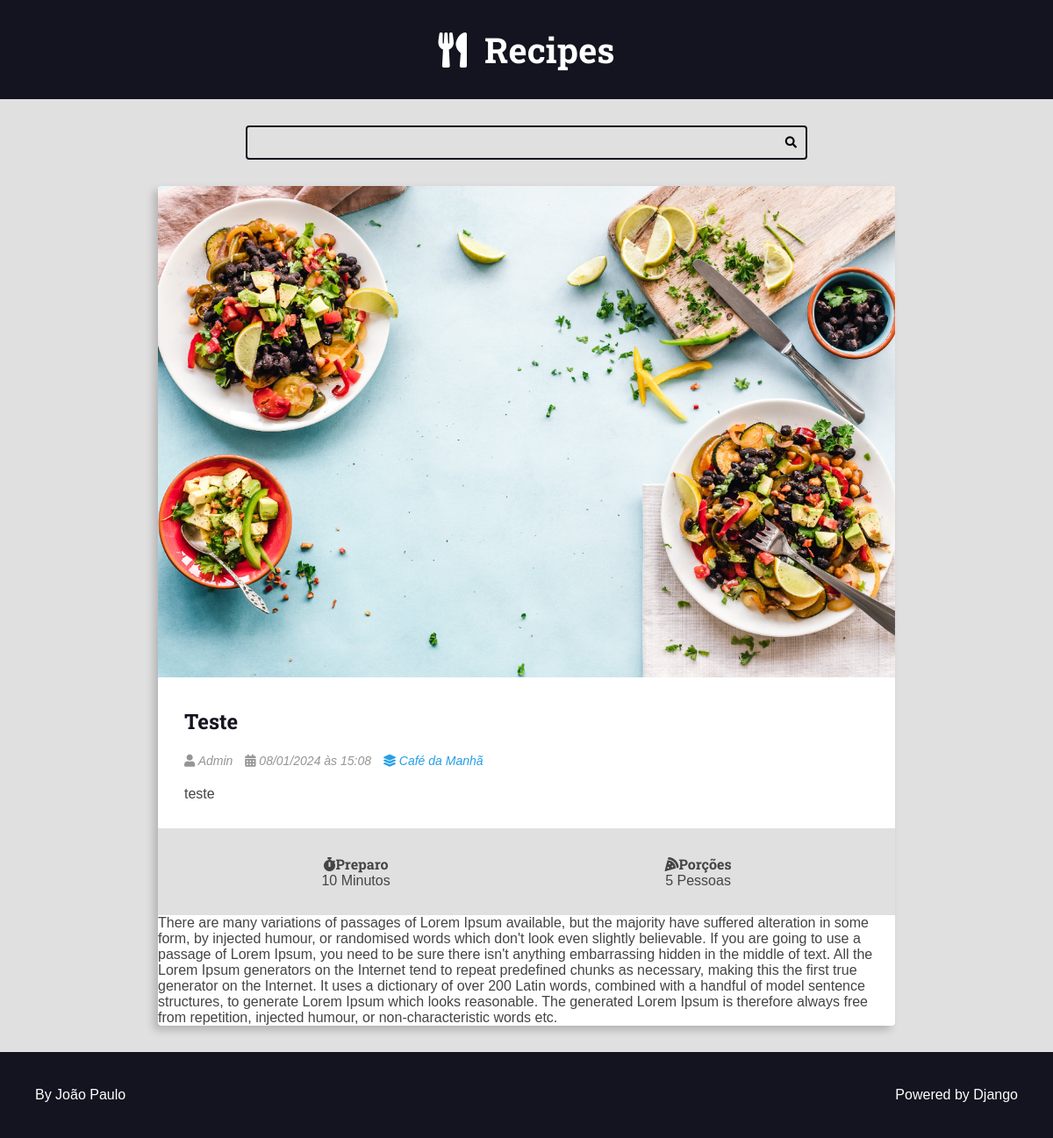
The page /recipes/1028/ on the database its author committed.
### recipes/models.py (models this page shows, shortened)
class Recipe(models.Model):
    title = models.CharField(max_length=65)
    description = models.CharField(max_length=165)
    slug = models.SlugField(unique=True)
    preparation_time = models.IntegerField()
    preparation_time_unit = models.CharField(max_length=65)
    servings = models.IntegerField()
    servings_unit = models.CharField(max_length=65)
    preparation_steps = models.TextField()
    preparation_steps_is_html = models.BooleanField(default=False)
    created_at = models.DateTimeField(auto_now_add=True)
    update_at = models.DateTimeField(auto_now=True)
    is_published = models.BooleanField(default=False)
    cover = models.ImageField(upload_to='recipes/covers/%Y/%m/%d', blank=True,default='')
    category = models.ForeignKey(Category, on_delete = models.SET_NULL, null=True, blank=True,default=None)
    author = models.ForeignKey(User, on_delete = models.SET_NULL, null=True)

class Category(models.Model):
    name = models.CharField(max_length = 65)

### recipes/views.py (the view)
# urls.py: path('recipes/<int:id>/',views.recipe, name="recipe"),
def recipe(request, id):
    recipe = get_object_or_404(Recipe, pk=id, is_published=True,)
    return render(request, 'recipes/pages/recipe-view.html', context={
        'recipe': recipe,
        'is_detail_page': True,
    })

### recipes/templates/recipes/pages/recipe-view.html (shortened to what this page needs)
{% extends 'global/base.html' %}
{% block content %}
<div class="main-content main-content-detail container">
    {% include 'recipes/partials/recipe.html' %}
</div>
{% endblock content %}

### recipes/templates/recipes/partials/recipe.html (shortened to what this page needs)
<div class="recipe recipe-list-item">
    {% if recipe.cover %}
        <div class="recipe-cover">
            <a href="{% url 'recipes:recipe' recipe.id %}">
                <img src="{{ recipe.cover.url }}" alt="Temporário">
            </a>
        </div>
    {% endif %}
    <div class="recipe-title-container">
        <h2 class="recipe-title">
            <a href="{% url 'recipes:recipe' recipe.id %}">
        {{ recipe.title }}
            </a>
        </h2>
    </div>
    <div class="recipe-author">
        {% if recipe.author is not None %}
            <span class="recipe-author-item">
                <i class="fas fa-user"></i>
                {% if recipe.author.first_name %}
                    {{ recipe.author.first_name }} {{ recipe.author.last_name }}
                {% else %}
                    {{ recipe.author.username }}
                {% endif %}
            </span>
        {% endif %}
        <span class="recipe-author-item">
            <i class="fas fa-calendar-alt"></i>
            {{ recipe.created_at|date:"d/m/Y" }} às {{ recipe.created_at|date:"H:i" }}
        </span>
        {% if recipe.category is not None %}
            <span class="recipe-author-item">
                <a href="{% url 'recipes:category' recipe.category.id %}">
                    <i class="fas fa-layer-group"></i>
                    <span>{{recipe.category.name}}</span>
                </a>
            </span>
        {% endif %}
    </div>
    <div class="recipe-content">
        <p>{{ recipe.description }}</p>
    </div>
    <div class="recipe-meta-container">
        <div class="recipe-meta recipe-preparation">
            <h3 class="recipe-meta-title"><i class="fas fa-stopwatch"></i>Preparo</h3>
            <div class="recipe-meta-text">
                {{ recipe.preparation_time }} {{ recipe.preparation_time_unit }}
            </div>
        </div>
        <div class="recipe-meta recipe-servings">
            <h3 class="recipe-meta-title"><i class="fas fa-pizza-slice"></i>Porções</h3>
            <div class="recipe-meta-text">
                {{ recipe.servings }} {{ recipe.servings_unit }}
            </div>
        </div>
    </div>
    {% if is_detail_page is True %}
        <div class="preparation_steps">
            {% if recipe.preparation_steps_is_html is True %}
                {{ recipe.preparation_steps|safe }}
            {% else %}
                {{ recipe.preparation_steps|linebreaksbr }}
            {% endif %}
        </div>
    {% endif %}
</div>

### recipes/static/recipes/css/styles.css (style rules this page uses)
:root { --color-primary: #269fe6; --color-primary-hover: #2086c2; --color-primary-dark: #13141f; --color-primary-dark-hover: #212336; --color-primary-light: #d4ecfa; --color-primary-light-hover: #bdd8e7; --color-white: #fff; --color-black: #000; --color-dark-text: #444; --color-info-light: #cce5ff; --color-debug-light: #cce5ff; --color-success-light: #d4edda; --color-alert-light: #fff3cd; --color-warning-light: #fff3cd; --color-error-light: #f8d7da; --color-info-dark: #4d86c4; --color-debug-dark: #4d86c4; --color-success-dark: #4a9c5d; --color-alert-dark: #927f40; --color-warning-dark: #927f40; --color-error-dark: #da525d; --color-gray-0: #f9f9f9; --color-gray-1: #e0e0e0; --color-gray-2: #c7c7c7; --color-gray-3: #aeaeae; --color-gray-4: #959595; --color-gray-5: #7d7d7d; --color-gray-6: #646464; --color-gray-7: #4b4b4b; --color-gray-8: #323232; --color-gray-9: #191919; --font-primary: sans-serif; --font-headings: 'Roboto Slab', serif; --spacing-gutter-medium: 3rem; --spacing-gutter-large: 4rem; }
* { padding: 0; margin: 0; box-sizing: border-box; }
html { font-size: 62.5%; }
body { font-size: 1.6rem; font-family: var(--font-primary); background: var(--color-gray-1); color: var(--color-dark-text); }
h1, h2, h3, h4, h5, h6 { font-family: var(--font-headings); }
.container { max-width: 144rem; margin: 0 auto; padding: var(--spacing-gutter-medium); }
.main-content { padding-top: 0; }
.recipe { background: var(--color-white); box-shadow: -5px 5px 10px rgba(0, 0, 0, 0.2); transform: scale(1); transition: all 300ms ease-in-out; border-radius: 0.4rem; overflow: hidden; }
.recipe img { max-width: 100%; }
.recipe-list-item { max-width: 64rem; height: fit-content; }
.recipe-title-container { padding: var(--spacing-gutter-medium); padding-bottom: 2rem; }
.recipe-title-container a { text-decoration: none; color: var(--color-primary-dark); }
.recipe-author { padding: 0 var(--spacing-gutter-medium); }
.recipe-content { padding: var(--spacing-gutter-medium); padding-top: 2rem; }
.recipe-author-item { color: var(--color-gray-4); margin-right: 1rem; font-style: italic; font-size: 1.4rem; }
.recipe-author a { color: var(--color-primary); transition: all 300ms ease-in-out; text-decoration: none; }
.recipe-meta-container { display: flex; flex-flow: row wrap; padding: var(--spacing-gutter-medium); background: var(--color-gray-1); }
.recipe-meta { display: flex; flex-flow: column nowrap; flex-shrink: 1; flex-grow: 1; text-align: center; }
.recipe-meta-title { font-size: 1.6rem; }
.main-content-detail .recipe-list-item { max-width: 84rem; margin: 0 auto; }

### rows shown on the page
Recipe: cover (picture), title "Teste", author.first_name "Admin", created_at "08/01/2024", created_at "15:08", category.name "Café da Manhã", description "teste", preparation_time "10", preparation_time_unit "Minutos", servings "5", servings_unit "Pessoas", preparation_steps "There are many variations of passages of Lorem Ipsum available, but the majority have suffered alteration in some form, by injected humour, or randomised words which don't look even slightly believable. If you are going to use a passage of Lorem Ipsum, you need to be sure there isn't anything embarrassing hidden in the middle of text. All the Lorem Ipsum generators on the Internet tend to repeat predefined chunks as necessary, making this the first true generator on the Internet. It uses a dictionary of over 200 Latin words, combined with a handful of model sentence structures, to generate Lorem Ipsum which looks reasonable. The generated Lorem Ipsum is therefore always free from…"
